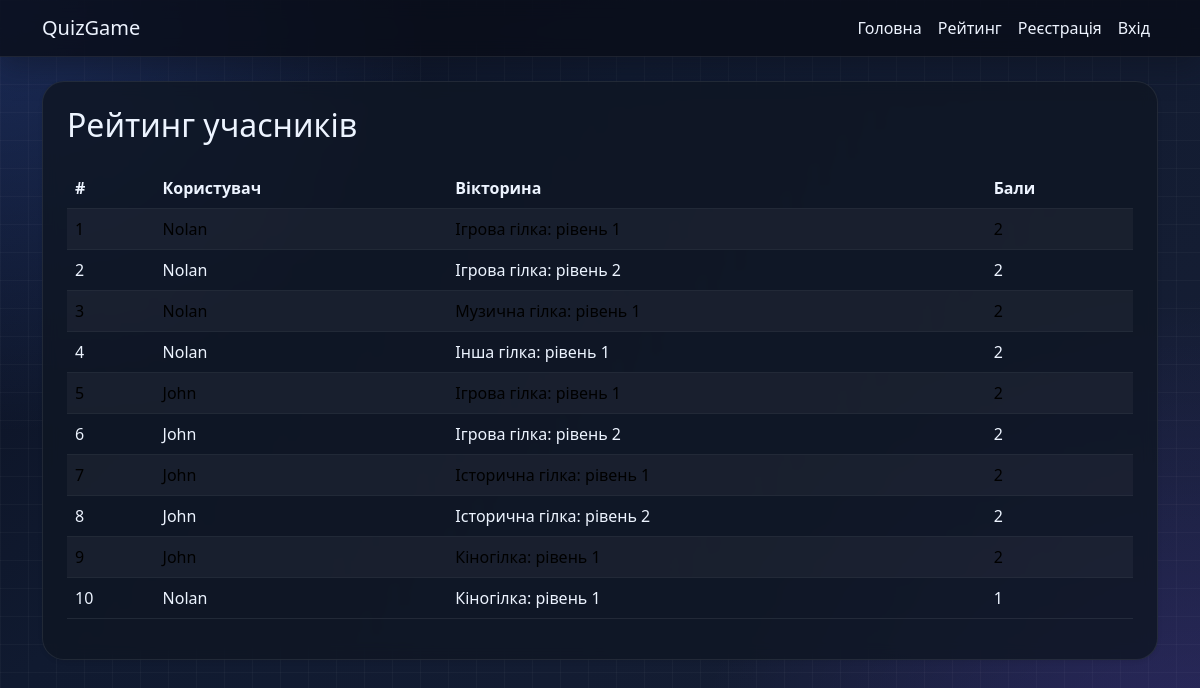
Page /leaderboard/ on the committed database.
### main/models.py (models this page shows, shortened)
class QuizAttempt(models.Model):
    COINS_PER_POINT = 10
    quiz = models.ForeignKey(Quiz, on_delete=models.CASCADE, related_name='attempts')
    user = models.ForeignKey(settings.AUTH_USER_MODEL, on_delete=models.CASCADE, related_name='quiz_attempts')
    score = models.PositiveIntegerField(default=0)
    coins_earned = models.PositiveIntegerField(default=0)
    started_at = models.DateTimeField(default=timezone.now)
    completed_at = models.DateTimeField(null=True, blank=True)

class Quiz(models.Model):
    CATEGORY_CHOICES = [
        ('games', 'Ігри'),
        ('movies', 'Кіно та серіали'),
        ('school', 'Шкільні предмети'),
        ('science', 'Наука'),
        ('history', 'Історія'),
        ('sports', 'Спорт'),
        ('music', 'Музика'),
        ('other', 'Інше'),
    ]
    DIFFICULTY_CHOICES = [
        ('easy', 'Легка'),
        ('medium', 'Середня'),
        ('hard', 'Складна'),
    ]
    title = models.CharField(max_length=200)
    description = models.TextField(blank=True)
    category = models.CharField(max_length=20, choices=CATEGORY_CHOICES, default='other')
    difficulty = models.CharField(max_length=10, choices=DIFFICULTY_CHOICES, default='medium')
    created_by = models.ForeignKey(settings.AUTH_USER_MODEL, on_delete=models.CASCADE, related_name='quizzes')
    invite_code = models.CharField(max_length=20, unique=True)
    is_public = models.BooleanField(default=True)
    level_number = models.PositiveIntegerField(default=1)
    created_at = models.DateTimeField(default=timezone.now)
    updated_at = models.DateTimeField(auto_now=True)
    class Meta:
        ordering = ['level_number', 'created_at']

### main/views.py (the view)
# urls.py: path('leaderboard/', views.leaderboard, name='leaderboard'),
def leaderboard(request):
    attempts = QuizAttempt.objects.select_related('user', 'quiz').order_by('-score')[:10]
    return render(request, 'main/leaderboard.html', {'attempts': attempts})

### templates/main/leaderboard.html (shortened to what this page needs)
{% extends 'base.html' %}
{% block content %}
<div class="card shadow-sm border-0">
    <div class="card-body p-4">
        <h2 class="mb-4">Рейтинг учасників</h2>
        <table class="table table-striped align-middle">
            <thead>
                <tr>
                    <th>#</th>
                    <th>Користувач</th>
                    <th>Вікторина</th>
                    <th>Бали</th>
                </tr>
            </thead>
            <tbody>
                {% for attempt in attempts %}
                <tr>
                    <td>{{ forloop.counter }}</td>
                    <td>{{ attempt.user.username }}</td>
                    <td>{{ attempt.quiz.title }}</td>
                    <td>{{ attempt.score }}</td>
                </tr>
                {% empty %}
                <tr>
                    <td colspan="4" class="text-center text-muted">Результатів поки немає.</td>
                </tr>
                {% endfor %}
            </tbody>
        </table>
    </div>
</div>
{% endblock %}

### templates/base.html (shortened to what this page needs)
{% load static %}
<!DOCTYPE html>
<html lang="uk">
<head>
    <link href="https://cdn.jsdelivr.net/npm/bootstrap@5.3.3/dist/css/bootstrap.min.css" rel="stylesheet">
    <link rel="stylesheet" href="{% static 'styles.css' %}">
</head>
<body>
    <nav class="navbar navbar-expand-lg navbar-dark bg-dark">
        <div class="container">
            <a class="navbar-brand" href="{% url 'home' %}">QuizGame</a>
            <div class="collapse navbar-collapse">
                <ul class="navbar-nav ms-auto">
                    <li class="nav-item"><a class="nav-link" href="{% url 'home' %}">Головна</a></li>
                    <li class="nav-item"><a class="nav-link" href="{% url 'leaderboard' %}">Рейтинг</a></li>
                    {% if user.is_authenticated %}
                        <li class="nav-item"><span class="nav-link quiz-coin-balance">{{ user.profile.quiz_coins|default:0 }} Quiz Coins</span></li>
                        <li class="nav-item"><a class="nav-link" href="{% url 'quiz_create' %}">Створити вікторину</a></li>
                        <li class="nav-item"><a class="nav-link" href="{% url 'profile' %}">Профіль</a></li>
                        <li class="nav-item"><a class="nav-link" href="{% url 'logout' %}">Вийти</a></li>
                    {% else %}
                        <li class="nav-item"><a class="nav-link" href="{% url 'register' %}">Реєстрація</a></li>
                        <li class="nav-item"><a class="nav-link" href="{% url 'login' %}">Вхід</a></li>
                    {% endif %}
                </ul>
            </div>
        </div>
    </nav>
    <main class="container py-4">
        {% block content %}{% endblock %}
    </main>
</body>
</html>

### static/styles.css (style rules this page uses)
body { margin: 0; min-height: 100vh; font-family: 'Segoe UI', Tahoma, Geneva, Verdana, sans-serif; background: radial-gradient(circle at top left, rgba(75, 125, 255, 0.25), transparent 30%), radial-gradient(circle at bottom right, rgba(120, 80, 255, 0.22), transparent 35%), linear-gradient(135deg, #0b1020 0%, #101a30 35%, #171f35 100%); color: #eef4ff; }
body::before { content: ""; position: fixed; inset: 0; background-image: linear-gradient(rgba(255,255,255,0.03) 1px, transparent 1px), linear-gradient(90deg, rgba(255,255,255,0.03) 1px, transparent 1px); background-size: 28px 28px; pointer-events: none; }
.navbar { background: rgba(9, 13, 24, 0.8) !important; border-bottom: 1px solid rgba(255, 255, 255, 0.08); box-shadow: 0 8px 30px rgba(13, 18, 30, 0.5); backdrop-filter: blur(10px); }
.navbar-brand, .nav-link { color: #eef4ff !important; transition: opacity 0.2s ease; }
main.container { position: relative; z-index: 1; padding-top: 2rem; padding-bottom: 3rem; }
.card { border: 1px solid rgba(255, 255, 255, 0.08) !important; border-radius: 22px; background: rgba(15, 22, 36, 0.82); box-shadow: 0 20px 48px rgba(0, 0, 0, 0.28); backdrop-filter: blur(8px); color: #edf4ff; }
.card-body, .card-footer { background: transparent !important; color: #edf4ff; }
.card-title, .card h2, .card h3, .card h4, .card h5, .card h6, .display-5, .lead, .text-muted { color: #edf4ff !important; }
.table { --bs-table-color: #edf4ff; --bs-table-bg: transparent; --bs-table-striped-bg: rgba(255,255,255,0.04); --bs-table-border-color: rgba(255,255,255,0.08); }

### rows in the picture
QuizAttempt: user.username "Nolan", quiz "Ігрова гілка: рівень 1", score "2"
QuizAttempt: user.username "Nolan", quiz "Ігрова гілка: рівень 2", score "2"
QuizAttempt: user.username "Nolan", quiz "Музична гілка: рівень 1", score "2"
QuizAttempt: user.username "Nolan", quiz "Інша гілка: рівень 1", score "2"
QuizAttempt: user.username "John", quiz "Ігрова гілка: рівень 1", score "2"
QuizAttempt: user.username "John", quiz "Ігрова гілка: рівень 2", score "2"
QuizAttempt: user.username "John", quiz "Історична гілка: рівень 1", score "2"
QuizAttempt: user.username "John", quiz "Історична гілка: рівень 2", score "2"
QuizAttempt: user.username "John", quiz "Кіногілка: рівень 1", score "2"
QuizAttempt: user.username "Nolan", quiz "Кіногілка: рівень 1", score "1"
